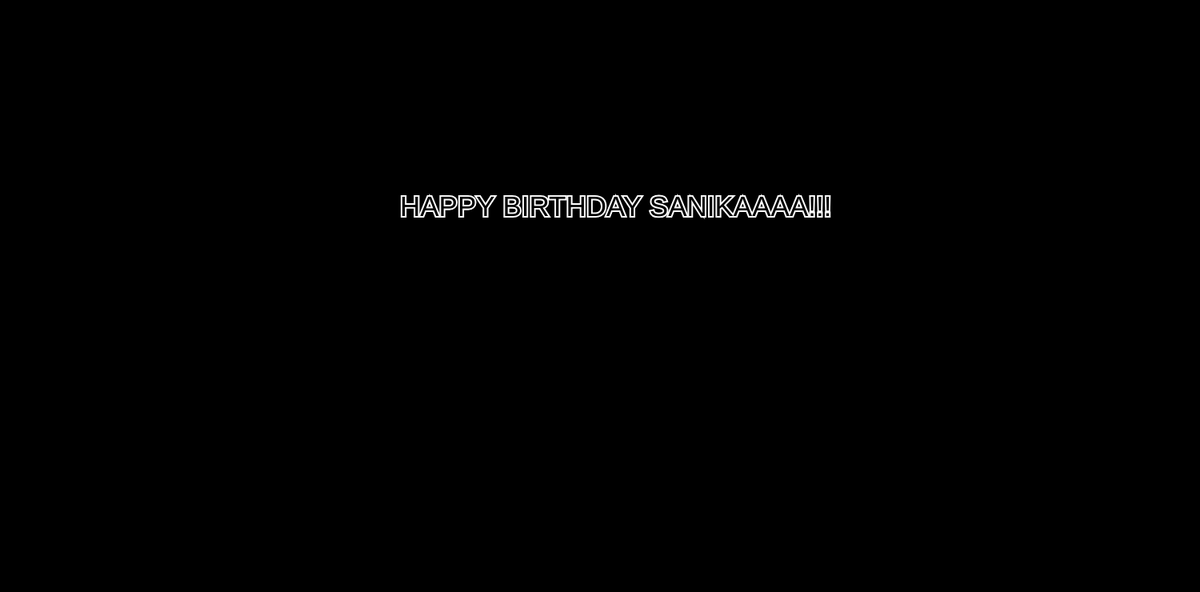
Frame 1 (no input)
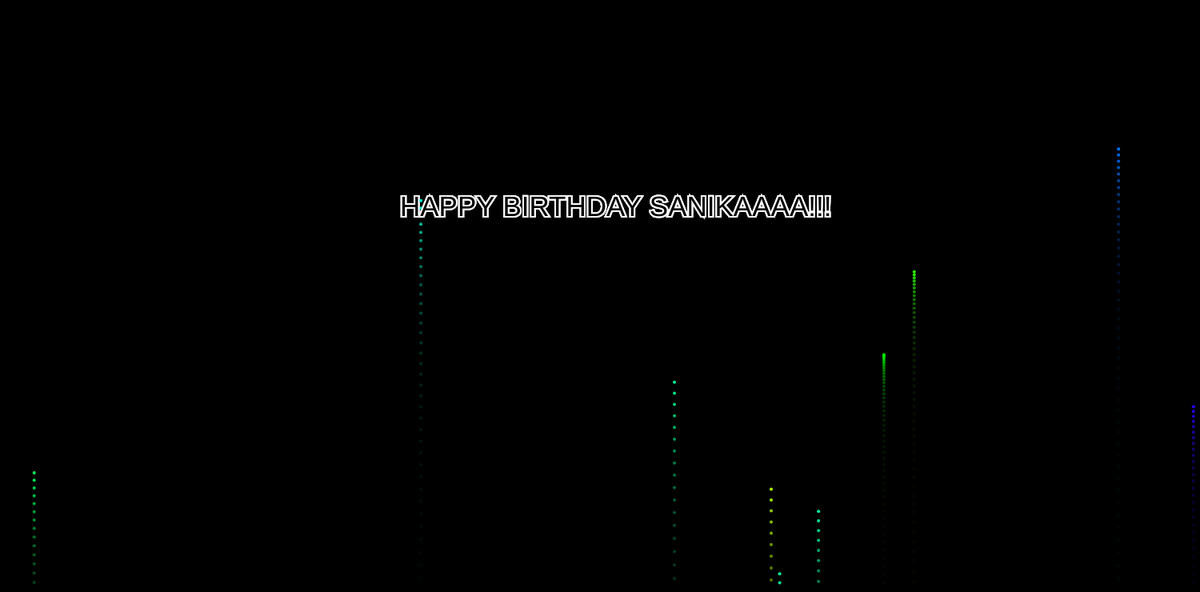
Frame 60 (no input)
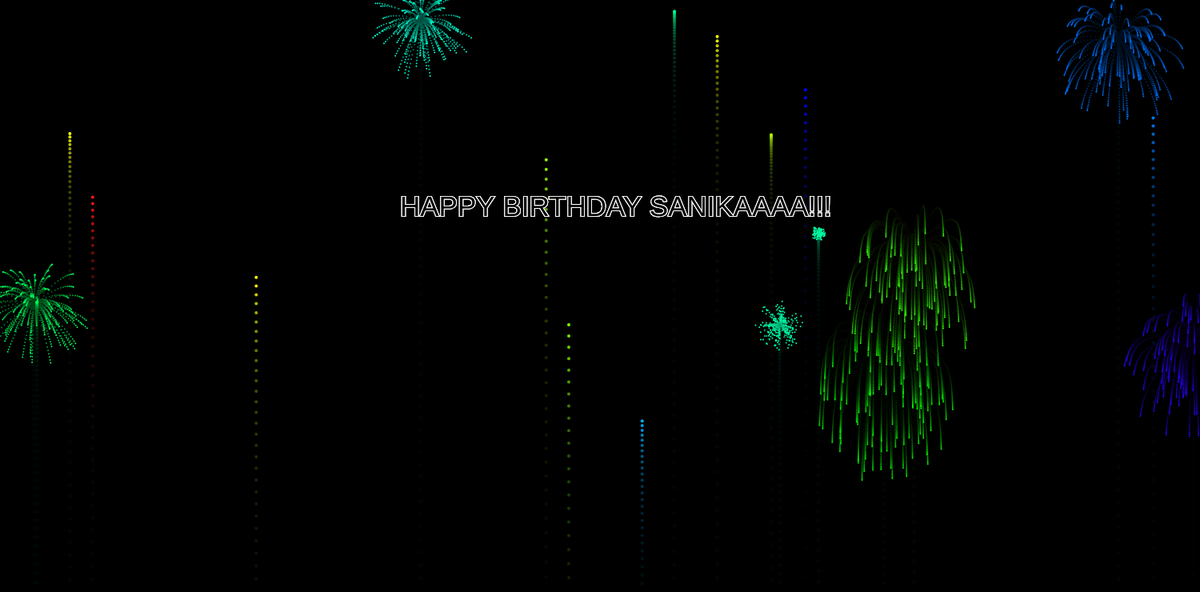
Frame 120 (the mouse pressed at the canvas centre since frame 60)

The p5.js sketch that drew these frames (run headless with seeded random() and noise() and a simulated clock; from frame 60 on, the mouse is pressed at the canvas centre):

// p5.js sketch
// ── sketch.js

var fireworks = [];
var gravity;

function setup() {
  createCanvas(1500, 740);
  colorMode(HSB);
  gravity = createVector(0, 0.2);
  stroke(255);
  strokeWeight(4);
  background(0);
}

function draw() {
  colorMode(RGB);
  background(0, 0, 0, 25);

  push();  
  textSize(35)
  stroke("white")
  textFont('Helvetica');
  text("HAPPY BIRTHDAY SANIKAAAA!!!",500,270)
  pop();

  
  if (random(1) < 0.1) {
    fireworks.push(new Firework());
  }

  for (var i = fireworks.length - 1; i >= 0; i--) {
    fireworks[i].update();
    fireworks[i].show();

    if (fireworks[i].done()) {
      fireworks.splice(i, 1);
    }
  }
}

// ── firework.js

function Firework() {
  this.hu = random(255);
  this.firework = new Particle(random(width), height, this.hu, true);
  this.exploded = false;
  this.particles = [];

  this.done = function() {
    if (this.exploded && this.particles.length === 0) {
      return true;
    } else {
      return false;
    }
  };

  this.update = function() {
    if (!this.exploded) {
      this.firework.applyForce(gravity);
      this.firework.update();

      if (this.firework.vel.y >= 0) {
        this.exploded = true;
        this.explode();
      }
    }

    for (var i = this.particles.length - 1; i >= 0; i--) {
      this.particles[i].applyForce(gravity);
      this.particles[i].update();

      if (this.particles[i].done()) {
        this.particles.splice(i, 1);
      }
    }
  };

  this.explode = function() {
    for (var i = 0; i < 100; i++) {
      var p = new Particle(
        this.firework.pos.x,
        this.firework.pos.y,
        this.hu,
        false
      );
      this.particles.push(p);
    }
  };

  this.show = function() {
    if (!this.exploded) {
      this.firework.show();
    }

    for (var i = 0; i < this.particles.length; i++) {
      this.particles[i].show();
    }
  };
}

// ── particle.js

function Particle(x, y, hu, firework) {
  this.pos = createVector(x, y);
  this.firework = firework;
  this.lifespan = 255;
  this.hu = hu;
  this.acc = createVector(0, 0);

  if (this.firework) {
    this.vel = createVector(0, random(-20, -10));
  } else {
    this.vel = p5.Vector.random2D();
    this.vel.mult(random(2, 10));
  }

  this.applyForce = function(force) {
    this.acc.add(force);
  };

  this.update = function() {
    if (!this.firework) {
      this.vel.mult(0.9);
      this.lifespan -= 4;
    }

    this.vel.add(this.acc);
    this.pos.add(this.vel);
    this.acc.mult(0);
  };

  this.done = function() {
    if (this.lifespan < 0) {
      return true;
    } else {
      return false;
    }
  };

  this.show = function() {
    colorMode(HSB);

    if (!this.firework) {
      strokeWeight(2);
      stroke(hu, 255, 255, this.lifespan);
    } else {
      strokeWeight(4);
      stroke(hu, 255, 255);
    }

    point(this.pos.x, this.pos.y);
  };
}
